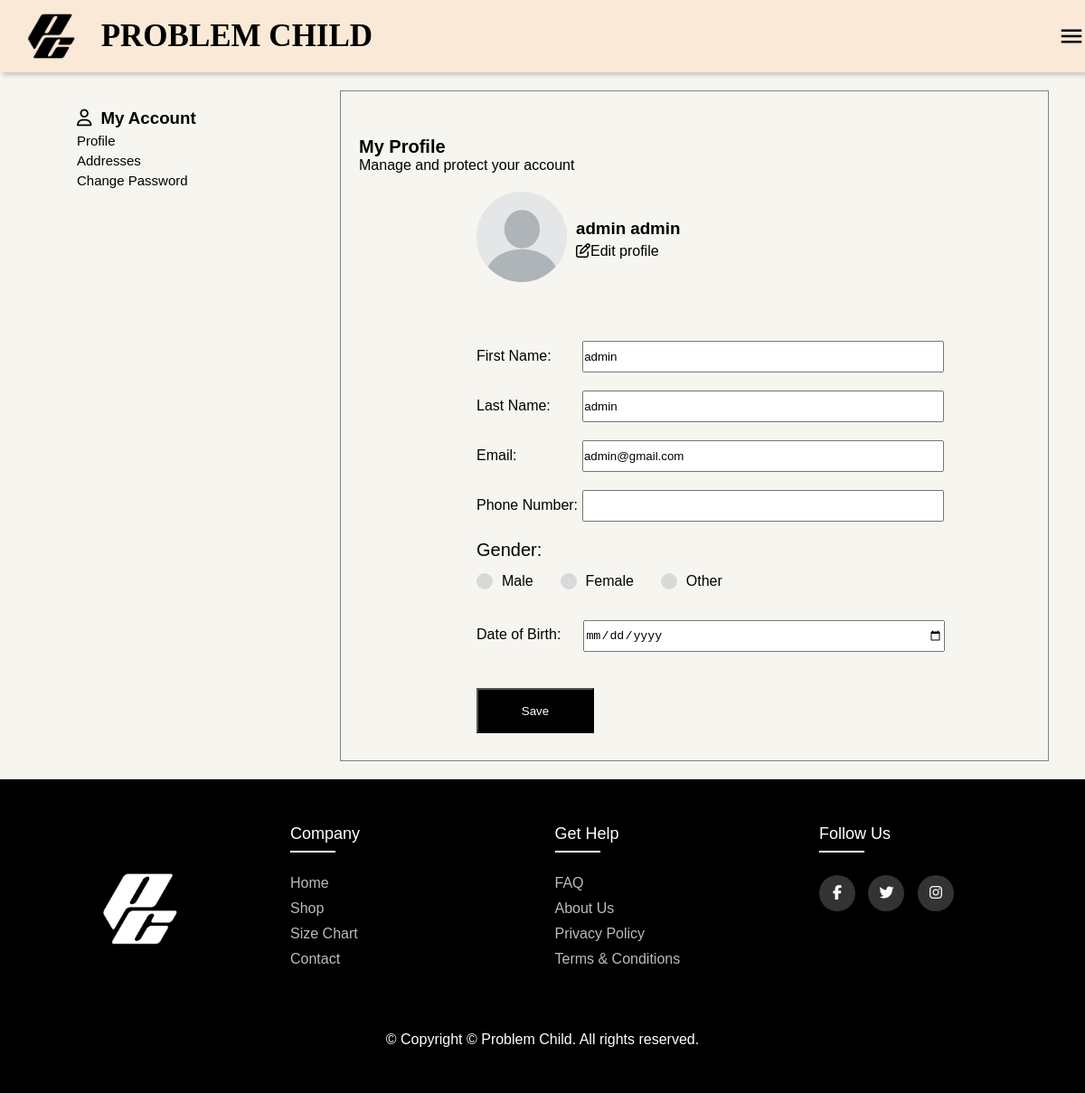
Screenshot of /profile/profile.php (signed in) with the database file from the repository.
### tables this page shows
CREATE TABLE `users` (
  `user_id` int(11) NOT NULL,
  `first_name` varchar(200) NOT NULL,
  `last_name` varchar(255) NOT NULL,
  `email` varchar(255) NOT NULL,
  `password` varchar(150) NOT NULL,
  `contact_no` varchar(10) DEFAULT NULL,
  `gender` varchar(255) DEFAULT NULL,
  `date_of_birth` date DEFAULT NULL,
  `picture_path` varchar(255) DEFAULT '../images/icon/profile.png',
  `registered_at` date NOT NULL DEFAULT current_timestamp(),
  `isAdmin` int(11) NOT NULL DEFAULT 0,
  `status_id` int(11) DEFAULT 1
);

### profile/profile.php (the view, shortened to what this page needs)
<?php
include('../config/dbcon.php');
$result = mysqli_query($conn, "SELECT * FROM users WHERE user_id = '{$_SESSION['user_id']}'");
$userData = mysqli_fetch_assoc($result);
$profilePicPath = !empty($userData["picture_path"]) ? $userData["picture_path"] : "../images/icon/profile.png";
$first_name = $userData["first_name"];
$last_name = $userData["last_name"];
$email = $userData["email"];
$contact_no = $userData["contact_no"];
$date_of_birth = $userData["date_of_birth"];
?>
<!DOCTYPE html>
<html lang="en">
<head>
    <link rel="stylesheet" href="https://cdnjs.cloudflare.com/ajax/libs/font-awesome/6.4.2/css/all.min.css">
</head>
    <?php include_once "../components/nav.php" ?>
    <div class="profile-container">
        <div class="profile-box">
            <div class="myaccount">
                <h3><i class="fa-regular fa-user" style="margin-right: 10px;"></i>My Account</h3>
                <section class="profile">
                    <a href="profile.php"><p>Profile</p></a>
                </section>
                <section class="addresses">
                    <a href="../address/address.php"><p>Addresses</p></a>
                </section>
                <section class="change-password">
                    <a href="../changepassword/changepassword.php"><p>Change Password</p></a>
                </section>
            </div>
        </div>
        <div class="profile-box1">
            <div class="flex-box">
                <div class="form-container">
                    <form action="" method="post" enctype="multipart/form-data">
                        <div class="profile-text">My Profile</div>
                        <div class="profile-text1">Manage and protect your account</div>
                        <div class="profile-pic-container">
                            <img id="profile-pic" src="<?php echo $profilePicPath; ?>" alt="Profile Picture">
                            <div class="edit-container">
                                <h3 id="name"><?php echo $first_name . " " . $last_name; ?></h3>
                                <label for="profile-pic-input" id="profile-pic-input-label">
                                    <i class="fa-regular fa-pen-to-square"></i>Edit profile
                                </label>
                            </div>
                        </div>
                        <div class="details-input">
                            <label for="first_name" class="last_name">First Name:</label>
                            <input type="text" name="first_name" id="first_name" class="input-last_name" value="<?php echo $first_name; ?>">
                        </div>
                        <div class="details-input">
                            <label for="last_name" class="Name">Last Name:</label>
                            <input type="text" name="last_name" id="last_name" class="input-name" value="<?php echo $last_name; ?>" req>
                        </div>
                        <div class="details-input">
                            <label for="email" class="email">Email:</label>
                            <input type="email" name="email" id="email" class="input-email" value="<?php echo $email; ?>">
                        </div>
                        <div class="details-input">
                            <label for="contact_no" class="phone-no">Phone Number:</label>
                            <input type="tel" name="contact_no" id="contact_no" class="input-phone-no" value="<?php echo $contact_no; ?>" maxlength="11">
                        </div>
                        <div class="details-input">
                            <div class="gender-details">
                                <span class="gender-title">Gender:</span>
                                <div class="category">
                                    <label for="dot-1">
                                        <span class="dot one"></span>
                                        <span class="gender">Male</span>
                                    </label>
                                    <label for="dot-2">
                                        <span class="dot two"></span>
                                        <span class="gender">Female</span>
                                    </label>
                                    <label for="dot-3">
                                        <span class="dot three"></span>
                                        <span class="gender">Other</span>
                                    </label>
                                </div>
                            </div>
                        </div>
                        <div class="details-input">
                            <label for="date_of_birth"><span>Date of Birth:</span><input type="date" name="date_of_birth" class="input-date" id="date_of_birth" required value="<?php echo $date_of_birth; ?>"></label>
                        </div>
                        <div class="details-input">
                            <button type="submit" name="submit" class="save">Save</button>
                        </div>
                    </form>
                </div>
            </div>
        </div>
    </div>
    <footer class="footer">
        <div class="container1">
            <div class="row1">
                <div class="logo2">
                    <a href="home.php"><img  src="../picture/icon/logo1.png" alt=""></a>
                </div>
                <div class="footer-col">
                    <h4>Company</h4>
                    <ul>
                        <li><a href="../index.php">Home</a></li>
                        <li><a href="../shop/shop.php">Shop</a></li>
                        <li><a href="../sizechart/sizechart.php">Size Chart</a></li>
                        <li><a href="../contact/contact.php">Contact</a></li>
                    </ul>
                </div>
                <div class="footer-col">
                    <h4>Get Help</h4>
                    <ul>
                        <li><a href="../faq/faq.php">FAQ</a></li>
                        <li><a href="../about/about.php">About Us</a></li>
                        <li><a href="../privacypolicy/privacypolicy.php">Privacy Policy</a></li>
                        <li><a href="../terms/terms.php">Terms & Conditions</a></li>
                    </ul>
                </div>
                <div class="footer-col">
                    <h4>Follow Us</h4>
                    <div class="social-links">
                        <a href="https://www.facebook.com/thePrblmChld"><i class="fab fa-facebook-f"></i></a>
                        <a href="https://twitter.com/problemchildswc"><i class="fab fa-twitter"></i></a>
                        <a href="https://www.instagram.com/problemchild.swc"><i class="fab fa-instagram"></i></a>
                    </div>
                </div>
            </div>
            <p>&copy; Copyright © Problem Child. All rights reserved.</p>
        </div>
    </footer>
</body>
</html>

### profile/profile.php (style rules this page uses)
* { margin: 0; padding: 0; text-decoration: none; list-style: none; box-sizing: border-box; }
html { height: 100%; }
.profile-container { margin-top: 20px; margin-bottom: 20px; width: 100%; height: auto; display: flex; flex-direction: row; justify-content: space-between; padding: 0 40px; }
.profile-box { display: inline-block; width: 25%; height: auto; }
.profile-box1 { width: 70%; height: auto; }
.profile-pic-container { display: flex; flex-direction: row; }
.profile-pic-container #profile-pic { width: 100px; height: 100px; border-radius: 50%; margin-top: 20px; margin-bottom: 20px; margin-left: 150px; display: flex; }
.edit-container { display: flex; flex-direction: column; margin-top: 50px; margin-left: 10px; }
#profile-pic-input-label { margin-top: 5px; }
.myaccount { width: 300px; height: 200px; padding: 20px; border-radius: 10px; margin-left: 25px; }
.change-password a p, .addresses a p, .profile a p { font-size: 15px; margin-left: 50px; margin-top: 5px; color: #000000; cursor: pointer; }
.flex-box { border-style: solid; border-width: thin; border-color: gray; width: 100%; height: auto; }
.form-container { width: 100%; height: auto; display: flex; flex-direction: column; margin-top: 50px; }
.form-container .details-input { margin-left: 150px; }
.last_name { margin-top: 50px; }
.input-last_name { margin-left: 30px; margin-top: 45px; width: 400px; height: 35px; }
.input-name { margin-left: 31px; margin-top: 20px; width: 400px; height: 35px; }
.input-email { margin-left: 68px; margin-top: 20px; width: 400px; height: 35px; }
.phone-no { margin-top: 15px; }
.input-phone-no { width: 400px; height: 35px; margin-top: 20px; }
.input-date { width: 400px; height: 35px; margin-top: 20px; margin-left: 25px; }
.save { color: white; background-color: black; height: 50px; width: 130px; margin-top: 40px; margin-bottom: 30px; }
.gender-details { margin-top: 20px; }
form .gender-details .gender-title { font-size: 20px; font-weight: 500; }
form .category { display: flex; width: 43%; margin: 14px 0 ; justify-content: space-between; }
form .category label { display: flex; align-items: center; cursor: pointer; }
form .category label .dot { height: 18px; width: 18px; border-radius: 50%; margin-right: 10px; background: #d9d9d9; border: 5px solid transparent; transition: all 0.3s ease; }
.profile-text { font-weight: bold; font-size: 20px; margin-left: 20px; }
.profile-text1 { margin-left: 20px; }
.logo2 { max-width: 291px; }
.logo2 img { width: 60%; margin-left: 50px; }
.container1 { max-width: 1170px; margin: auto; }
.row1 { display: flex; flex-wrap: wrap; }
footer { background-color: black; padding: 50px 0; }
.footer-col { width: 25%; padding: 0 15px; }
.footer-col h4 { font-size: 18px; color: #ffffff; text-transform: capitalize; margin-bottom: 35px; font-weight: 500; position: relative; }
.footer-col h4::before { content: ''; position: absolute; left: 0; bottom: -10px; background-color: #fff; height: 2px; box-sizing: border-box; width: 50px; }
.footer-col ul li:not(:last-child) { margin-bottom: 10px; }
.footer-col ul li a { font-size: 16px; text-transform: capitalize; color: #ffffff; font-weight: 300; color: #bbbbbb; display: block; }
.footer-col .social-links a { display: inline-block; height: 40px; width: 40px; background-color: rgba(255, 255, 255, 0.2); margin: 0 10px 10px 0; text-align: center; line-height: 40px; border-radius: 50%; color: #ffffff; transition: all 0.5s ease; }
footer p { color: white; text-align: center; margin-top: 50px; }
.change-password a p, .addresses a p, .profile a p { margin-left: 0; width: 100%; }

### rows the page displays
users: picture_path (placeholder picture), first_name "admin", last_name "admin", email "admin@gmail.com"
